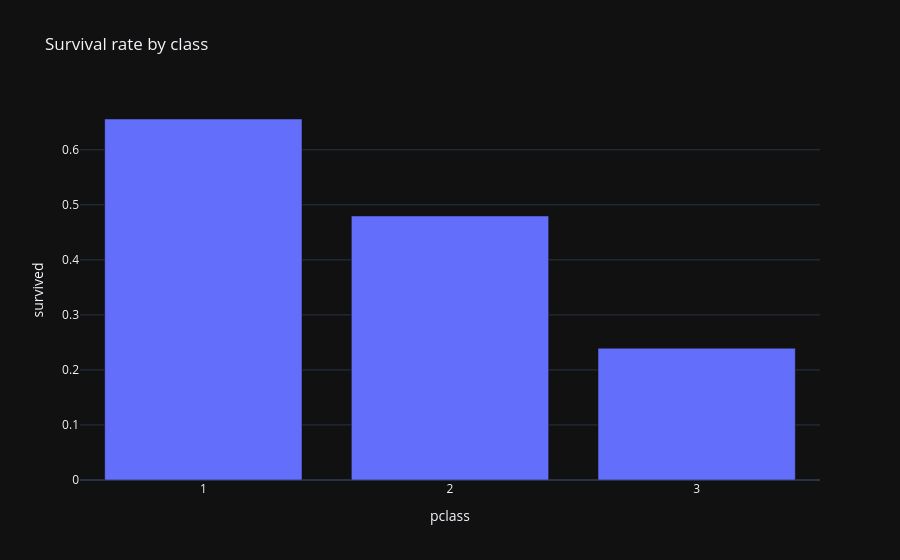

Notebook cell for this chart:
### Code cell
rate = df.groupby("pclass")["survived"].mean().reset_index()
rate["pclass"] = rate["pclass"].astype(str)

fig = px.bar(rate, x="pclass", y="survived", title="Survival rate by class")
fig.show()

### Figure 1 — Plotly figure (JSON) as saved in the notebook; plotly's stock layout.template omitted (floating-point values rounded to 4 significant figures)
{"data": [{"hovertemplate": "pclass=%{x}<br>survived=%{y}<extra></extra>", "legendgroup": "", "marker": {"color": "#636efa", "pattern": {"shape": ""}}, "name": "", "orientation": "v", "showlegend": false, "textposition": "auto", "x": ["1", "2", "3"], "xaxis": "x", "y": [0.6559, 0.4798, 0.2394], "yaxis": "y", "type": "bar"}], "layout": {"xaxis": {"anchor": "y", "domain": [0.0, 1.0], "title": {"text": "pclass"}}, "yaxis": {"anchor": "x", "domain": [0.0, 1.0], "title": {"text": "survived"}}, "legend": {"tracegroupgap": 0}, "title": {"text": "Survival rate by class"}, "barmode": "relative"}}
